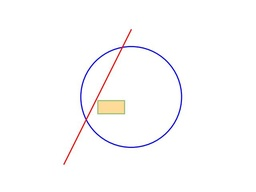
#> input picture Приклади коду та матеріали до лабораторних/06 pdf, xlsx, docx/data/sample01.jpg, 256 x 192 px, shrunk from 640 x 480 before the run
$ jupyter execute 01.ipynb
#> lines starting #> are read from the running program, lines starting #| are printed output that depends on the picture
# Pillow

[Pillow](https://pillow.readthedocs.io/en/stable/) &mdash; бібліотека для роботи з зображеннями.
Нащадок проєкту PIL. Проєкт PIL сьогодні не пдтримується.

Встановлення pillow:
<br>
<code>pip install pillow</code>

Використання pillow:
<br>
<code>import PIL</code>

[cell 1]
from PIL import Image
from pathlib import Path

import PIL, sys
print(f'PIL {PIL.__version__}')

[cell 2]
root = Path('.')
pictures = root.joinpath('data')
pict1 = pictures.joinpath('sample01.jpg')
pict2 = pictures.joinpath('sample02.png')

[<code>Image.open(...)</code>](https://pillow.readthedocs.io/en/stable/reference/Image.html#PIL.Image.open) відкриття графічного файлу
<br>
<code>Image.size</code> &mdash; кортеж розмірностей (ширина, висота)
<br>
[<code>Image.getpixel((i, j))</code>](https://pillow.readthedocs.io/en/stable/reference/Image.html#PIL.Image.Image.getpixel) &mdash; значення пікселя
<br>
[<code>Image.putpixel((i, j), value)</code>](https://pillow.readthedocs.io/en/stable/reference/Image.html#PIL.Image.Image.putpixel) &mdash; встановлює значення пікселя

[cell 3]
im = Image.open(pict1)
#> im is the input picture: PIL image 256x192 RGB; mean R, G, B 252.4, 251.6, 252
im

[cell 4]
im.size
#> Out = (256, 192)

[<code>Image.getbbox()</code>](https://pillow.readthedocs.io/en/stable/reference/Image.html#PIL.Image.Image.getbbox) &mdash; обмежуюча рамка (bounding box)

Бокс задається як четвірка координат: лівий кут, верхній кут, правий кут, нижній кут.

[cell 5]
im.getbbox()
#> Out = (0, 0, 256, 192)

Бокс визначає заповнену частину зображення, але біла частина для нього теж заповнена. Бувають ситуації, коли у зображення треба обрізати білі береги.

[cell 6]
BLANK_PNG = (255, 255, 255, 255)
BLANK_JPG = (255, 255, 255)

[cell 7]
def blank(pixel):
    return all(el == 255 for el in pixel)

def blank_line(im, line):
    return all(blank(im.getpixel((i, line))) for i in range(im.size[0]))

def blank_col(im, col):
    return all(blank(im.getpixel((col, i))) for i in range(im.size[1]))

def first(im):
    line = 0
    while line < im.size[1] and blank_line(im, line):
        line += 1
    return line

def last(im):
    line = im.size[1] - 1
    while line >= 0 and blank_line(im, line):
        line -= 1
    return line

def left(im):
    col = 0
    while col < im.size[0] and blank_col(im, col):
        col += 1
    return col

def right(im):
    col = im.size[0] - 1
    while col >= 0 and blank_col(im, col):
        col -= 1
    return col

def getbbox(im):
    return (max(0, left(im) - 1), max(0, first(im) - 1), right(im) + 1, last(im) + 1)
#> the loop in left, `while col < im.size[0] and blank_col(im, col):` made 48 passes
#> after the loop in left, `while col < im.size[0] and blank_col(im, col):`: col = 48
#> in first, `line = 0`: line = 0
#> the loop in first, `while line < im.size[1] and blank_line(im, line):` made 15 passes
#> after the loop in first, `while line < im.size[1] and blank_line(im, line):`: line = 15
#> in right, `col = im.size[0] - 1`: col = 255
#> the loop in right, `while col >= 0 and blank_col(im, col):` made 63 passes
#> col on passes 1 to 12: 254, 253, 252, 251, 250, 249, 248, 247, 246, 245, 244, 243
#> after the loop in right, `while col >= 0 and blank_col(im, col):`: col = 192
#> in last, `line = im.size[1] - 1`: line = 191
#> the loop in last, `while line >= 0 and blank_line(im, line):` made 15 passes
#> line on passes 1 to 12: 190, 189, 188, 187, 186, 185, 184, 183, 182, 181, 180, 179
#> after the loop in last, `while line >= 0 and blank_line(im, line):`: line = 176

[cell 8]
getbbox(im)
#> Out = (47, 14, 193, 177)

Небіла частина зображення суттєво менша, ніж обмежена рамкою.

[<code>Image.crop(box)</code>](https://pillow.readthedocs.io/en/stable/reference/Image.html#PIL.Image.Image.crop) &mdash; обрізає зображення
<br>
[<code>Image.save(...)</code>](https://pillow.readthedocs.io/en/stable/reference/Image.html#PIL.Image.Image.save) &mdash; зберігає зображення

[cell 9]
im

[cell 10]
im.crop(getbbox(im))
#> the loop in left (call 2), `while col < im.size[0] and blank_col(im, col):` made 48 passes
#> the loop in first (call 2), `while line < im.size[1] and blank_line(im, line):` made 15 passes
#> the loop in right (call 2), `while col >= 0 and blank_col(im, col):` made 63 passes
#> the loop in last (call 2), `while line >= 0 and blank_line(im, line):` made 15 passes
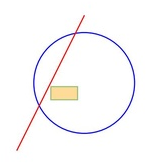
#> Out: PIL image 146x163 RGB; mean R, G, B 249.5, 248, 248.8

[cell 11]
def process(path: Path):
    with Image.open(path) as im:
        print(path.name, end=' ')
        print(im.getbbox(), end=' ')
        box = getbbox(im)
        print(box, end=' ')
        newname = path.with_name(path.stem+'_trimmed'+path.suffix)
        print(newname.name)
        im = im.crop(box)
        im.save(newname)

[cell 12]
process(pict1)
#| (0, 0, 256, 192)
#| (47, 14, 193, 177)
process(pict2)
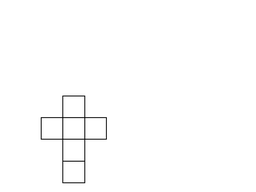
#> input picture Приклади коду та матеріали до лабораторних/06 pdf, xlsx, docx/data/sample02.png, 256 x 192 px, shrunk from 640 x 480 before the run
#> in process, im is the input picture: PIL image 256x192 RGBA; mean R, G, B, A 253, 253, 253, 255
#| (0, 0, 256, 192)
#> in process (call 2), `box = getbbox(im)`: box = (37, 92, 109, 186)
#| (37, 92, 109, 186)
#> in process (call 2), `im = im.crop(box)`:
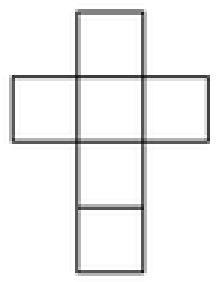
#> im: PIL image 72x94 RGBA (shown 3 times larger); mean R, G, B, A 240.2, 240.2, 240.2, 255
